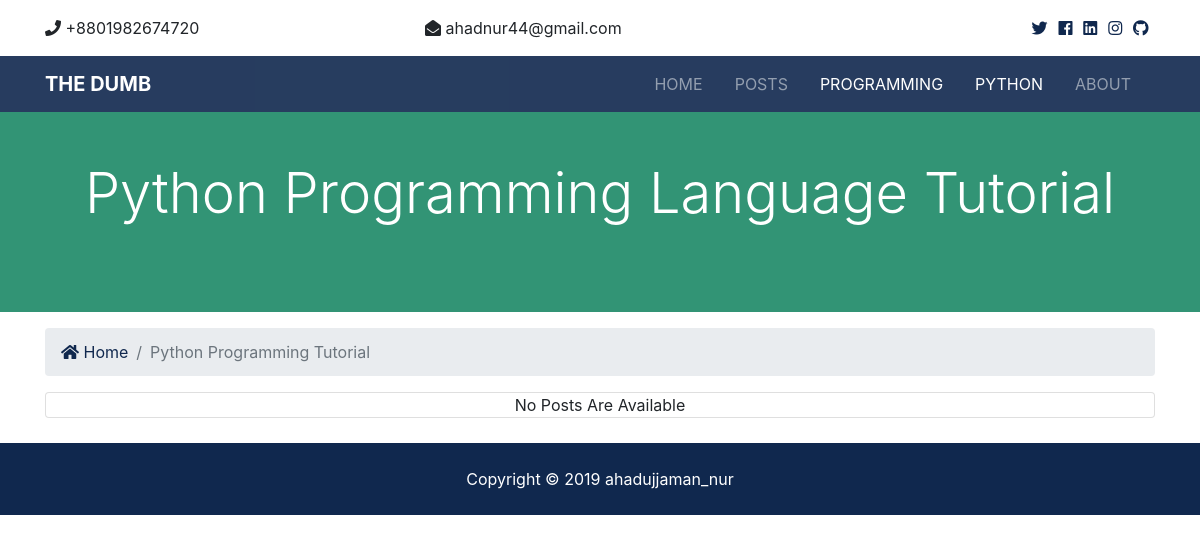
The page /programming/python/ on the database as committed earlier.
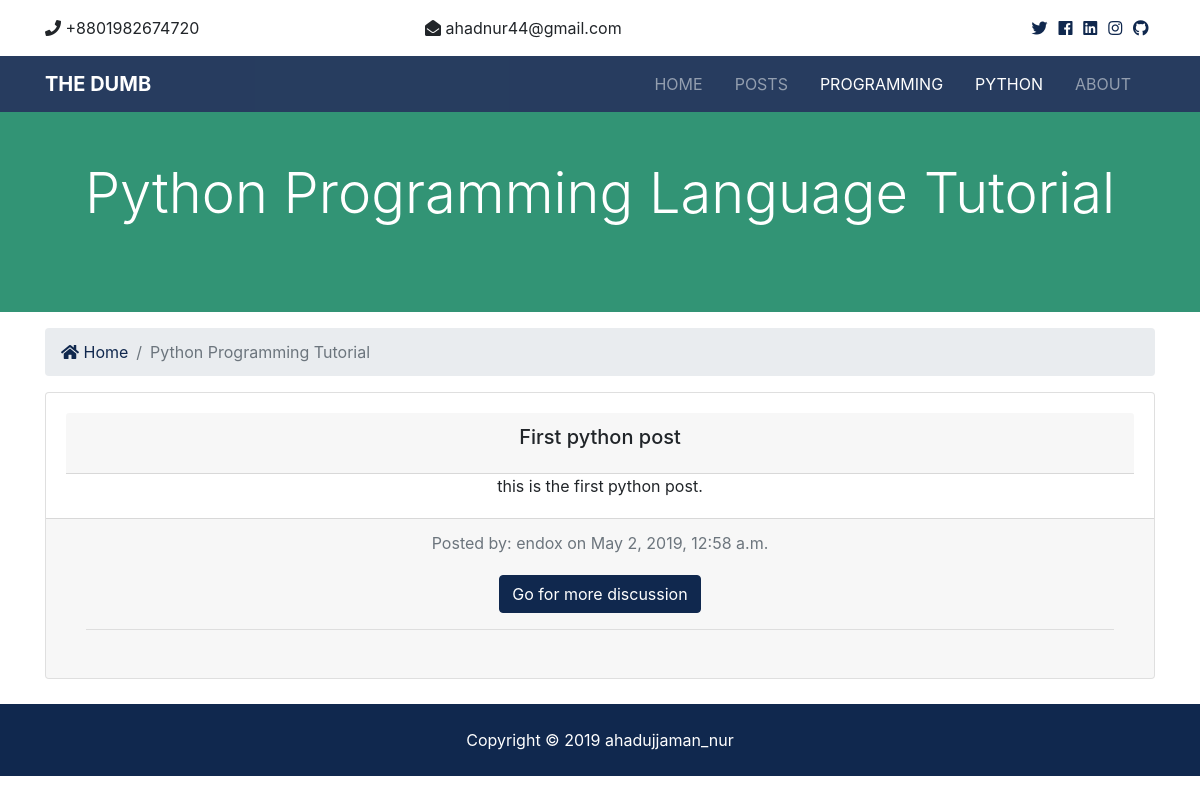
The same page on the database as committed later.
### programming/models.py (models this page shows, shortened)
class Python(models.Model):
    title = models.CharField(max_length=100)
    author = models.ForeignKey(User, blank=True, on_delete=models.CASCADE)
    body = models.TextField()
    date = models.DateTimeField(default=datetime.now, blank=True)
    is_published = models.BooleanField(default=True)

### programming/views.py (the view)
# urls.py: path('python/', views.python, name='python'),
def python(request):
    pythons = Python.objects.order_by('-date').filter(is_published=True)
    paginator = Paginator(pythons, 3)
    page = request.GET.get('page')
    paged_programs = paginator.get_page(page)
    context = {
        'pythons': paged_programs
    }
    return render(request, 'python/python_posts.html', context)

### templates/python/python_posts.html (shortened to what this page needs)
{% extends 'base.html' %}
{% block content %}
  <section id="showcase-inner" class="py-5 text-white">
    <div class="container">
      <div class="row text-center">
        <div class="col-md-12">
          <h1 class="display-4">Python Programming Language Tutorial</h1>
        </div>
      </div>
    </div>
  </section>
  <section id="bc" class="mt-3">
    <div class="container">
      <nav aria-label="breadcrumb">
        <ol class="breadcrumb">
          <li class="breadcrumb-item">
            <a href="{% url 'index' %}">
              <i class="fas fa-home"></i> Home</a>
          </li>
          <li class="breadcrumb-item active">Python Programming Tutorial</li>
        </ol>
      </nav>
    </div>
  </section>
  <div class="container">
      <div class="card text-center">
        {% if pythons %}
          {% for post in pythons %}
            <div class="card-body">
                <div class="card-header">
                    <h5 class="card-title">{{ post.title }}</h5>
                </div>
              <p class="card-text">{{ post.body }}</p>
            </div>
            <div class="card-footer text-muted">
              Posted by: {{ post.author }} on {{ post.date }}
              <div class="card-body">
                  <a href="{% url 'python_post' post.id %}" class="btn btn-primary">Go for more discussion</a>
                  <hr>
              </div>
            </div>
          {% endfor %}
        {% else %}
          <div class="col-md-12">
            No Posts Are Available
          </div>
        {% endif %}
      </div>
  </div>
  <br>
  <div class="container">
      <div class="row">
          <div class="col-md-12">
          </div>
        </div>
  </div>
{% endblock %}

### templates/base.html (shortened to what this page needs)
{% load static %}
<!DOCTYPE html>
<html lang="en">
<head>
  <link rel="stylesheet" href="{% static 'css/all.css' %}">
  <link rel="stylesheet" href="{% static 'css/bootstrap.css' %}">
  <link rel="stylesheet" href="{% static 'css/style.css' %}">
</head>
<body>
  {% include 'partials/_topbar.html' %}
  {% include 'partials/_navbar.html' %}
  {% block content %} {% endblock %}
  {% include 'partials/_footer.html' %}
</body>
</html>

### templates/partials/_topbar.html
<section id="top-bar" class="p-3">
        <div class="container">
          <div class="row">
            <div class="col-md-4">
              <i class="fas fa-phone"></i> +8801982674720
            </div>
            <div class="col-md-4">
              <i class="fas fa-envelope-open"></i> ahadnur44@gmail.com
            </div>
            <div class="col-md-4">
              <div class="social text-right">
                <a href="https://twitter.com/ahadnur44">
                  <i class="fab fa-twitter"></i>
                </a>
                <a href="https://www.facebook.com/ahadnur44">
                  <i class="fab fa-facebook"></i>
                </a>
                <a href="https://www.linkedin.com/in/ahadujjaman-nur-546651136/">
                  <i class="fab fa-linkedin"></i>
                </a>
                <a href="https://www.instagram.com/nuraahaadujjaamaan/">
                  <i class="fab fa-instagram"></i>
                </a>
                <a href="https://github.com/ahadnur/">
                  <i class="fab fa-github"></i>
                </a>
              </div>
            </div>
          </div>
        </div>
      </section>

### templates/partials/_navbar.html (shortened to what this page needs)
{% load static %}
<nav class="navbar navbar-expand-lg navbar-dark bg-primary sticky-top">
  <div class="container">
    <a class="navbar-brand" href="{% url 'index' %}">
      <b>The Dumb</b>
    </a>
    <div class="collapse navbar-collapse" id="navbarNavAltMarkup">
        <ul class="navbar-nav ml-auto">
            <li
            {% if '/' == request.path %}
              class="nav-item active mr-3"
            {% else %}
              class="nav-item mr-3"
            {% endif %}
          >
            <a class="nav-link" href="{% url 'index' %}">Home</a>
          </li>
          <li
            {% if 'posts' in request.path %}
              class="nav-item active mr-3"
            {% else %}
              class="nav-item mr-3"
            {% endif %}
          >
            <a class="nav-link" href="{% url 'posts' %}">Posts</a>
          </li>
          <li
            {% if 'programming' in request.path %}
              class="nav-item active mr-3"
            {% else %}
              class="nav-item mr-3"
            {% endif %}
          >
              <a class="nav-link" href="{% url 'programming' %}">Programming</a>
          </li>
          <li
            {% if 'python' in request.path %}
              class="nav-item active mr-3"
            {% else %}
              class="nav-item mr-3"
            {% endif %}
          >
              <a class="nav-link" href="{% url 'python' %}">Python</a>
          </li>
          <li
          {% if 'about' in request.path %}
            class="nav-item active mr-3"
          {% else %}
            class="nav-item mr-3"
          {% endif %}
          >
            <a class="nav-link" href="{% url 'about' %}">About</a>
        </li>
        </ul>
    </div>
  </div>
</nav>

### templates/partials/_footer.html
<footer id="main-footer" class="py-4 bg-primary text-white text-center">
        Copyright &copy;
        <span class="year"></span> ahadujjaman_nur
    </footer>

### myblog/staticfiles/css/all.css (style rules this page uses)
.fa, .fas, .far, .fal, .fab { -moz-osx-font-smoothing: grayscale; -webkit-font-smoothing: antialiased; display: inline-block; font-style: normal; font-variant: normal; text-rendering: auto; line-height: 1; }
.fa-envelope-open:before { content: "\f2b6"; }
.fa-facebook:before { content: "\f09a"; }
.fa-github:before { content: "\f09b"; }
.fa-home:before { content: "\f015"; }
.fa-instagram:before { content: "\f16d"; }
.fa-linkedin:before { content: "\f08c"; }
.fa-phone:before { content: "\f095"; }
.fa-twitter:before { content: "\f099"; }
.fab { font-family: 'Font Awesome 5 Brands'; }
.fa, .fas { font-family: 'Font Awesome 5 Free'; font-weight: 900; }

### myblog/staticfiles/css/style.css (style rules this page uses)
.navbar { opacity: 0.9; text-transform: uppercase; }
.social a { margin-right: 0.4rem; }
#showcase-inner { background: #7dcea0; position: relative; overflow: hidden; min-height: 200px; }
#showcase-inner::before { content: ''; position: absolute; top: 0; left: 0; min-height: 100%; width: 100%; background: rgba(32, 134, 107, 0.8); }

Rows that differ between the two databases and show on the page:
added Python: title "First python post", body "this is the first python post.", author "endox", date "May 2, 2019, 12:58 a.m."
Other text that changed with them:
text no longer shown: "No Posts Are Available"
